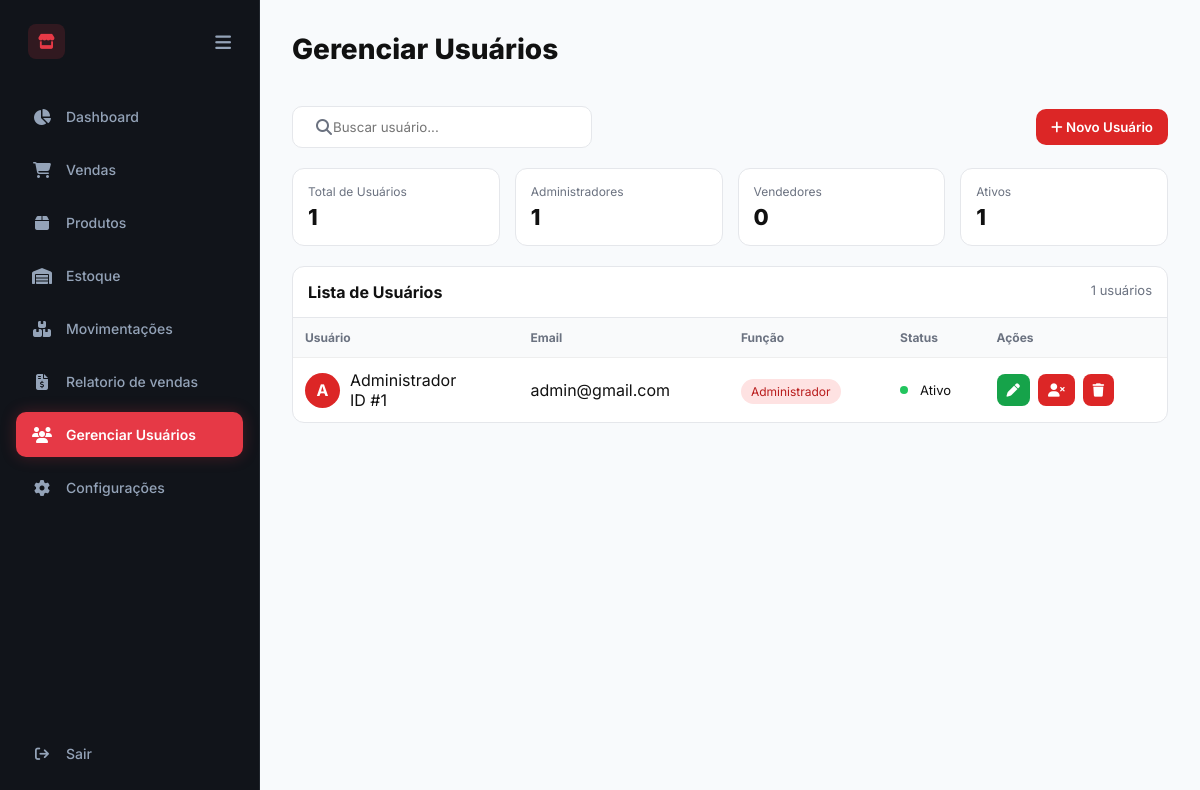
/usuarios/ (signed in), run on the app's committed database.
### app/models/usuarios.py (models this page shows)
class Usuario(Base):
    __tablename__ = "usuarios"
    id = Column(Integer, primary_key=True, index=True)
    nome = Column(String, nullable=False)
    email = Column(String, unique=True, nullable=False)
    senha = Column(String, nullable=False)
    role = Column(String, default="vendedor")
    ativo = Column(Boolean, default=True)

### app/routes/usuarios.py (the view)
@router.get("/", response_class=HTMLResponse)
def pagina_usuarios(
    request: Request,
    db: Session = Depends(get_db),
    current_user=Depends(get_current_user)
):
    if current_user.role != "admin":
        return RedirectResponse(
            url="/dashboard?erro=acesso_negado",
            status_code=303
        )
    usuarios = db.query(Usuario).all()
    total_usuarios = len(usuarios)
    total_admins = len([
        u for u in usuarios
        if u.role == "admin"
    ])
    total_vendedores = len([
        u for u in usuarios
        if u.role == "vendedor"
    ])
    total_ativos = len([
        u for u in usuarios
        if u.ativo
    ])
    return templates.TemplateResponse(
        "usuarios.html",
        {
            "request": request,
            "usuarios": usuarios,
            "total_usuarios": total_usuarios,
            "total_admins": total_admins,
            "total_vendedores": total_vendedores,
            "total_ativos": total_ativos
        }
    )

### app/templates/usuarios.html (shortened to what this page needs)
<!DOCTYPE html>
<html lang="pt-BR">
<head>
<link rel="stylesheet" href="/static/css/usuarios.css">
<link rel="stylesheet" href="https://cdnjs.cloudflare.com/ajax/libs/font-awesome/6.4.0/css/all.min.css">
<link rel="stylesheet"
href="https://cdnjs.cloudflare.com/ajax/libs/font-awesome/6.4.0/css/all.min.css">
</head>
<body>
<aside class="sidebar" id="sidebar">
    <div>
        <div class="sidebar-brand">
            <div style="display: flex; align-items: center; gap: 12px;">
                <i class="fa-solid fa-store"></i>
            </div>
            <i class="fa-solid fa-bars toggle-btn" onclick="toggleSidebar()"></i>
        </div>
        <ul class="menu-list">
            <li class="menu-item">
                <a href="/dashboard">
                    <i class="fa-solid fa-chart-pie"></i>
                    <span>Dashboard</span>
                </a>
            </li>
            <li class="menu-item">
                <a href="/vendas">
                    <i class="fa-solid fa-cart-shopping"></i>
                    <span>Vendas</span>
                </a>
            </li>
            <li class="menu-item">
                <a href="/produtos">
                    <i class="fa-solid fa-box"></i>
                    <span>Produtos</span>
                </a>
            </li>
            <li class="menu-item">
                <a href="/estoque">
                    <i class="fa-solid fa-warehouse"></i>
                    <span>Estoque</span>
                </a>
            </li>
            <li class="menu-item">
                <a href="/movimentacoes">
                    <i class="fa-solid fa-boxes-stacked"></i>
                    <span>Movimentações</span>
                </a>
            </li>
            <li class="menu-item">
                <a href="/relatorio">
                    <i class="fa-solid fa-file-invoice-dollar"></i>
                    <span>Relatorio de vendas</span>
                </a>
            </li>
            <li class="menu-item active">
                <a href="/usuarios">
                    <i class="fa-solid fa-users"></i>
                    <span>Gerenciar Usuários</span>
                </a>
            </li>
            <li class="menu-item">
                <a href="/configuracoes">
                    <i class="fa-solid fa-gear"></i>
                    <span>Configurações</span>
                </a>
            </li>
        </ul>
    </div>
    <div class="sidebar-footer">
        <a href="/auth/logout">
            <i class="fa-solid fa-arrow-right-from-bracket"></i>
            <span>Sair</span>
        </a>
    </div>
</aside>
<main class="main-content">
<div class="container">
<div class="topbar">
<h1 class="title">Gerenciar Usuários</h1>
</div>
<div class="controls-bar">
<div class="search-box">
    <input
        type="text"
        id="searchInput"
        placeholder="Buscar usuário..."
        onkeyup="filtrarUsuarios()"
    />
</div>
<button class="new-user-btn" onclick="abrirModalCriar()">
<i class="fa-solid fa-plus"></i>
Novo Usuário
</button>
</div>
<div class="stats-grid">
<div class="stat-card">
<div class="stat-title">Total de Usuários</div>
<div class="stat-value">{{ usuarios|length }}</div>
</div>
<div class="stat-card">
<div class="stat-title">Administradores</div>
<div class="stat-value">{{ total_admins }}</div>
</div>
<div class="stat-card">
<div class="stat-title">Vendedores</div>
<div class="stat-value">{{ total_vendedores }}</div>
</div>
<div class="stat-card">
<div class="stat-title">Ativos</div>
<div class="stat-value">{{ total_ativos }}</div>
</div>
</div>
<div class="table-card">
<div class="table-header">
<div class="table-title">Lista de Usuários</div>
<div class="table-badge">{{ usuarios|length }} usuários</div>
</div>
<table>
<thead>
<tr>
<th>Usuário</th>
<th>Email</th>
<th>Função</th>
<th>Status</th>
<th>Ações</th>
</tr>
</thead>
<tbody>
{% for usuario in usuarios %}
<tr>
<td>
<div class="user-info">
<div class="avatar">
{{ usuario.nome[:1].upper() }}
</div>
<div>
<div class="user-name">{{ usuario.nome }}</div>
<div class="user-id">ID #{{ usuario.id }}</div>
</div>
</div>
</td>
<td>{{ usuario.email }}</td>
<td>
{% if usuario.role == "admin" %}
<span class="role admin">Administrador</span>
{% else %}
<span class="role vendedor">Vendedor</span>
{% endif %}
</td>
<td>
{% if usuario.ativo %}
<span class="status"><span class="status-dot active-dot"></span>Ativo</span>
{% else %}
<span class="status"><span class="status-dot inactive-dot"></span>Inativo</span>
{% endif %}
</td>
<td>
<div class="actions">
<button class="action-btn btn-enable"
onclick="abrirModalEditar('{{ usuario.id }}','{{ usuario.nome }}','{{ usuario.email }}','{{ usuario.role }}')">
<i class="fa-solid fa-pen"></i>
</button>
{% if usuario.ativo %}
<form action="/usuarios/desativar/{{ usuario.id }}" method="POST">
<button type="submit" class="action-btn btn-disable">
<i class="fa-solid fa-user-xmark"></i>
</button>
</form>
{% else %}
<form action="/usuarios/ativar/{{ usuario.id }}" method="POST">
<button type="submit" class="action-btn btn-enable">
<i class="fa-solid fa-user-check"></i>
</button>
</form>
{% endif %}
<form action="/usuarios/excluir/{{ usuario.id }}"
method="POST"
onsubmit="abrirConfirmacao(event, this)">
<button type="submit" class="action-btn btn-disable">
<i class="fa-solid fa-trash"></i>
</button>
</form>
</div>
</td>
</tr>
{% endfor %}
</tbody>
</table>
</div>
</div>
</main>
</body>
</html>

### data on the page
Usuario: nome "A", nome "Administrador", id "1", email "admin@gmail.com", role "Administrador", ativo True (drawn)

### other printed values
{{ usuarios|length }} "1"
{{ total_admins }} "1"
{{ total_vendedores }} "0"
{{ total_ativos }} "1"
